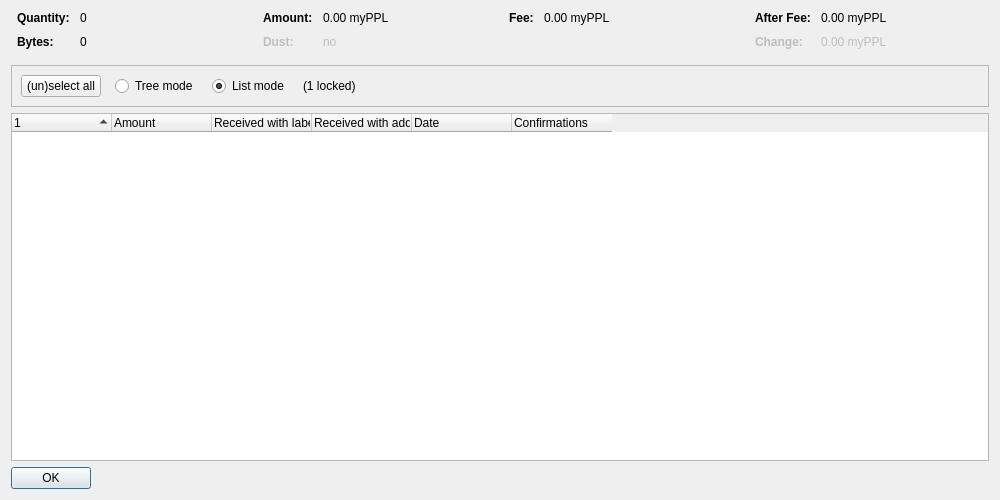
<?xml version="1.0" encoding="UTF-8"?>
<ui version="4.0">
 <class>CoinControlDialog</class>
 <widget class="QDialog" name="CoinControlDialog">
  <property name="geometry">
   <rect>
    <x>0</x>
    <y>0</y>
    <width>1000</width>
    <height>500</height>
   </rect>
  </property>
  <property name="windowTitle">
   <string>Coin Selection</string>
  </property>
  <layout class="QVBoxLayout" name="verticalLayout">
   <item>
    <layout class="QHBoxLayout" name="horizontalLayoutTop" stretch="0,0,0,0">
     <property name="topMargin">
      <number>0</number>
     </property>
     <property name="bottomMargin">
      <number>10</number>
     </property>
     <item>
      <layout class="QFormLayout" name="formLayoutCoinControl1">
       <property name="horizontalSpacing">
        <number>10</number>
       </property>
       <property name="verticalSpacing">
        <number>10</number>
       </property>
       <property name="leftMargin">
        <number>6</number>
       </property>
       <property name="rightMargin">
        <number>6</number>
       </property>
       <item row="0" column="0">
        <widget class="QLabel" name="labelCoinControlQuantityText">
         <property name="font">
          <font>
           <weight>75</weight>
           <bold>true</bold>
          </font>
         </property>
         <property name="text">
          <string>Quantity:</string>
         </property>
        </widget>
       </item>
       <item row="0" column="1">
        <widget class="QLabel" name="labelCoinControlQuantity">
         <property name="cursor">
          <cursorShape>IBeamCursor</cursorShape>
         </property>
         <property name="contextMenuPolicy">
          <enum>Qt::ActionsContextMenu</enum>
         </property>
         <property name="text">
          <string notr="true">0</string>
         </property>
         <property name="textInteractionFlags">
          <set>Qt::LinksAccessibleByMouse|Qt::TextSelectableByKeyboard|Qt::TextSelectableByMouse</set>
         </property>
        </widget>
       </item>
       <item row="1" column="0">
        <widget class="QLabel" name="labelCoinControlBytesText">
         <property name="font">
          <font>
           <weight>75</weight>
           <bold>true</bold>
          </font>
         </property>
         <property name="text">
          <string>Bytes:</string>
         </property>
        </widget>
       </item>
       <item row="1" column="1">
        <widget class="QLabel" name="labelCoinControlBytes">
         <property name="cursor">
          <cursorShape>IBeamCursor</cursorShape>
         </property>
         <property name="contextMenuPolicy">
          <enum>Qt::ActionsContextMenu</enum>
         </property>
         <property name="text">
          <string notr="true">0</string>
         </property>
         <property name="textInteractionFlags">
          <set>Qt::LinksAccessibleByMouse|Qt::TextSelectableByKeyboard|Qt::TextSelectableByMouse</set>
         </property>
        </widget>
       </item>
      </layout>
     </item>
     <item>
      <layout class="QFormLayout" name="formLayoutCoinControl2">
       <property name="horizontalSpacing">
        <number>10</number>
       </property>
       <property name="verticalSpacing">
        <number>10</number>
       </property>
       <property name="leftMargin">
        <number>6</number>
       </property>
       <property name="rightMargin">
        <number>6</number>
       </property>
       <item row="0" column="0">
        <widget class="QLabel" name="labelCoinControlAmountText">
         <property name="font">
          <font>
           <weight>75</weight>
           <bold>true</bold>
          </font>
         </property>
         <property name="text">
          <string>Amount:</string>
         </property>
        </widget>
       </item>
       <item row="0" column="1">
        <widget class="QLabel" name="labelCoinControlAmount">
         <property name="cursor">
          <cursorShape>IBeamCursor</cursorShape>
         </property>
         <property name="contextMenuPolicy">
          <enum>Qt::ActionsContextMenu</enum>
         </property>
         <property name="text">
          <string notr="true">0.00 myPPL</string>
         </property>
         <property name="textInteractionFlags">
          <set>Qt::LinksAccessibleByMouse|Qt::TextSelectableByKeyboard|Qt::TextSelectableByMouse</set>
         </property>
        </widget>
       </item>
       <item row="1" column="0">
        <widget class="QLabel" name="labelCoinControlLowOutputText">
         <property name="enabled">
          <bool>false</bool>
         </property>
         <property name="font">
          <font>
           <weight>75</weight>
           <bold>true</bold>
          </font>
         </property>
         <property name="text">
          <string>Dust:</string>
         </property>
        </widget>
       </item>
       <item row="1" column="1">
        <widget class="QLabel" name="labelCoinControlLowOutput">
         <property name="enabled">
          <bool>false</bool>
         </property>
         <property name="cursor">
          <cursorShape>IBeamCursor</cursorShape>
         </property>
         <property name="contextMenuPolicy">
          <enum>Qt::ActionsContextMenu</enum>
         </property>
         <property name="text">
          <string notr="true">no</string>
         </property>
         <property name="textInteractionFlags">
          <set>Qt::LinksAccessibleByMouse|Qt::TextSelectableByKeyboard|Qt::TextSelectableByMouse</set>
         </property>
        </widget>
       </item>
      </layout>
     </item>
     <item>
      <layout class="QFormLayout" name="formLayoutCoinControl3">
       <property name="horizontalSpacing">
        <number>10</number>
       </property>
       <property name="verticalSpacing">
        <number>10</number>
       </property>
       <property name="leftMargin">
        <number>6</number>
       </property>
       <property name="rightMargin">
        <number>6</number>
       </property>
       <item row="0" column="0">
        <widget class="QLabel" name="labelCoinControlFeeText">
         <property name="font">
          <font>
           <weight>75</weight>
           <bold>true</bold>
          </font>
         </property>
         <property name="text">
          <string>Fee:</string>
         </property>
        </widget>
       </item>
       <item row="0" column="1">
        <widget class="QLabel" name="labelCoinControlFee">
         <property name="cursor">
          <cursorShape>IBeamCursor</cursorShape>
         </property>
         <property name="contextMenuPolicy">
          <enum>Qt::ActionsContextMenu</enum>
         </property>
         <property name="text">
          <string notr="true">0.00 myPPL</string>
         </property>
         <property name="textInteractionFlags">
          <set>Qt::LinksAccessibleByMouse|Qt::TextSelectableByKeyboard|Qt::TextSelectableByMouse</set>
         </property>
        </widget>
       </item>
      </layout>
     </item>
     <item>
      <layout class="QFormLayout" name="formLayoutCoinControl4">
       <property name="horizontalSpacing">
        <number>10</number>
       </property>
       <property name="verticalSpacing">
        <number>10</number>
       </property>
       <property name="leftMargin">
        <number>6</number>
       </property>
       <property name="rightMargin">
        <number>6</number>
       </property>
       <item row="0" column="0">
        <widget class="QLabel" name="labelCoinControlAfterFeeText">
         <property name="font">
          <font>
           <weight>75</weight>
           <bold>true</bold>
          </font>
         </property>
         <property name="text">
          <string>After Fee:</string>
         </property>
        </widget>
       </item>
       <item row="0" column="1">
        <widget class="QLabel" name="labelCoinControlAfterFee">
         <property name="cursor">
          <cursorShape>IBeamCursor</cursorShape>
         </property>
         <property name="contextMenuPolicy">
          <enum>Qt::ActionsContextMenu</enum>
         </property>
         <property name="text">
          <string notr="true">0.00 myPPL</string>
         </property>
         <property name="textInteractionFlags">
          <set>Qt::LinksAccessibleByMouse|Qt::TextSelectableByKeyboard|Qt::TextSelectableByMouse</set>
         </property>
        </widget>
       </item>
       <item row="1" column="0">
        <widget class="QLabel" name="labelCoinControlChangeText">
         <property name="enabled">
          <bool>false</bool>
         </property>
         <property name="font">
          <font>
           <weight>75</weight>
           <bold>true</bold>
          </font>
         </property>
         <property name="text">
          <string>Change:</string>
         </property>
        </widget>
       </item>
       <item row="1" column="1">
        <widget class="QLabel" name="labelCoinControlChange">
         <property name="enabled">
          <bool>false</bool>
         </property>
         <property name="cursor">
          <cursorShape>IBeamCursor</cursorShape>
         </property>
         <property name="contextMenuPolicy">
          <enum>Qt::ActionsContextMenu</enum>
         </property>
         <property name="text">
          <string notr="true">0.00 myPPL</string>
         </property>
         <property name="textInteractionFlags">
          <set>Qt::LinksAccessibleByMouse|Qt::TextSelectableByKeyboard|Qt::TextSelectableByMouse</set>
         </property>
        </widget>
       </item>
      </layout>
     </item>
    </layout>
   </item>
   <item>
    <widget class="QFrame" name="frame">
     <property name="minimumSize">
      <size>
       <width>0</width>
       <height>40</height>
      </size>
     </property>
     <property name="frameShape">
      <enum>QFrame::StyledPanel</enum>
     </property>
     <property name="frameShadow">
      <enum>QFrame::Sunken</enum>
     </property>
     <layout class="QHBoxLayout" name="horizontalLayout">
      <item>
       <layout class="QHBoxLayout" name="horizontalLayoutPanel" stretch="0,0,0,0,0">
        <property name="spacing">
         <number>14</number>
        </property>
        <item>
         <widget class="QPushButton" name="pushButtonSelectAll">
          <property name="sizePolicy">
           <sizepolicy hsizetype="Maximum" vsizetype="Fixed">
            <horstretch>0</horstretch>
            <verstretch>0</verstretch>
           </sizepolicy>
          </property>
          <property name="text">
           <string>(un)select all</string>
          </property>
          <property name="autoDefault">
           <bool>false</bool>
          </property>
         </widget>
        </item>
        <item>
         <widget class="QRadioButton" name="radioTreeMode">
          <property name="sizePolicy">
           <sizepolicy hsizetype="Maximum" vsizetype="Fixed">
            <horstretch>0</horstretch>
            <verstretch>0</verstretch>
           </sizepolicy>
          </property>
          <property name="text">
           <string>Tree mode</string>
          </property>
         </widget>
        </item>
        <item>
         <widget class="QRadioButton" name="radioListMode">
          <property name="sizePolicy">
           <sizepolicy hsizetype="Maximum" vsizetype="Fixed">
            <horstretch>0</horstretch>
            <verstretch>0</verstretch>
           </sizepolicy>
          </property>
          <property name="text">
           <string>List mode</string>
          </property>
          <property name="checked">
           <bool>true</bool>
          </property>
         </widget>
        </item>
        <item>
         <widget class="QLabel" name="labelLocked">
          <property name="text">
           <string notr="true">(1 locked)</string>
          </property>
         </widget>
        </item>
        <item>
         <spacer name="horizontalSpacer">
          <property name="orientation">
           <enum>Qt::Horizontal</enum>
          </property>
          <property name="sizeHint" stdset="0">
           <size>
            <width>40</width>
            <height>20</height>
           </size>
          </property>
         </spacer>
        </item>
       </layout>
      </item>
     </layout>
    </widget>
   </item>
   <item>
    <widget class="CoinControlTreeWidget" name="treeWidget">
     <property name="contextMenuPolicy">
      <enum>Qt::CustomContextMenu</enum>
     </property>
     <property name="sortingEnabled">
      <bool>false</bool>
     </property>
     <property name="columnCount">
      <number>6</number>
     </property>
     <attribute name="headerShowSortIndicator" stdset="0">
      <bool>true</bool>
     </attribute>
     <attribute name="headerStretchLastSection">
      <bool>false</bool>
     </attribute>
     <column>
      <property name="text">
       <string/>
      </property>
     </column>
     <column>
      <property name="text">
       <string>Amount</string>
      </property>
     </column>
     <column>
      <property name="text">
       <string>Received with label</string>
      </property>
     </column>
     <column>
      <property name="text">
       <string>Received with address</string>
      </property>
     </column>
     <column>
      <property name="text">
       <string>Date</string>
      </property>
     </column>
     <column>
      <property name="text">
       <string>Confirmations</string>
      </property>
      <property name="toolTip">
       <string>Confirmed</string>
      </property>
     </column>
     <column>
      <property name="text">
       <string/>
      </property>
     </column>
     <column>
      <property name="text">
       <string/>
      </property>
     </column>
     <column>
      <property name="text">
       <string/>
      </property>
     </column>
     <column>
      <property name="text">
       <string/>
      </property>
     </column>
    </widget>
   </item>
   <item>
    <widget class="QDialogButtonBox" name="buttonBox">
     <property name="sizePolicy">
      <sizepolicy hsizetype="Maximum" vsizetype="Fixed">
       <horstretch>0</horstretch>
       <verstretch>0</verstretch>
      </sizepolicy>
     </property>
     <property name="orientation">
      <enum>Qt::Horizontal</enum>
     </property>
     <property name="standardButtons">
      <set>QDialogButtonBox::Ok</set>
     </property>
    </widget>
   </item>
  </layout>
 </widget>
 <customwidgets>
  <customwidget>
   <class>CoinControlTreeWidget</class>
   <extends>QTreeWidget</extends>
   <header>qt/coincontroltreewidget.h</header>
  </customwidget>
 </customwidgets>
 <resources/>
 <connections/>
</ui>
